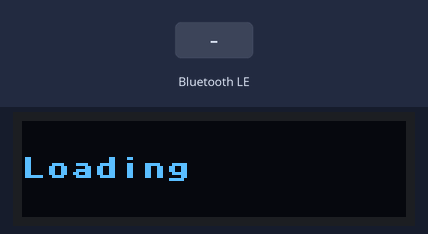
This program was run on a simulated ESP32 board running MicroPython. Shown: 128×32 one-colour display. The inputs (shaded band) are chosen by the test bench. Files the program writes start out absent; nothing arrives over Bluetooth unless stated; library files of the repository ran but are not shown: ssd1306.py; what the program prints to the serial console is not drawn.

Above: at 0.2 s.
At 3.3 s:
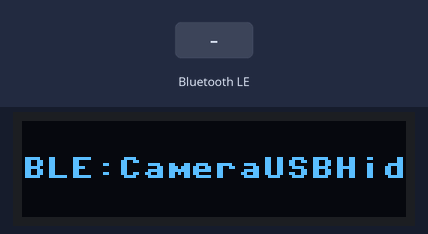
3.4 s: "," written over Bluetooth
At 4.6 s:
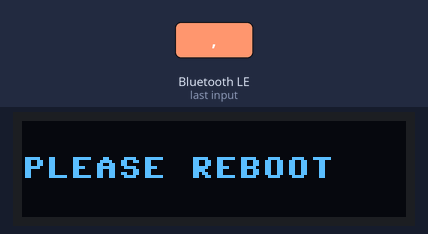
4.9 s: "BLE" written over Bluetooth
6.4 s: "1" written over Bluetooth
Timing chart, 0 to 9.4 s (numbered marks = the images above; inputs shaded):
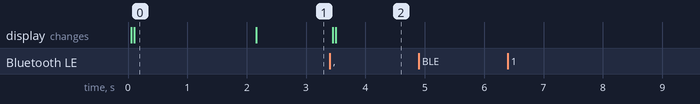

The program:

main_ble.py
```python
import ujson as json
import uos as os
import network
import usocket as socket
import time
from machine import Pin, UART, I2C
from ssd1306 import SSD1306_I2C
import bluetooth

# 配置 UART
uart = UART(1, baudrate=9600, tx=Pin(0), rx=Pin(1))
i2c = I2C(0, scl=Pin(5), sda=Pin(4), freq=100000)
oled = SSD1306_I2C(128, 32, i2c)

# 配置蓝牙相关信息
ble = bluetooth.BLE()  # 创建BLE设备
BLE_NAME = "CameraUSBHid"  # 蓝牙名称
adv_mode = bytearray(b'\x02\x01\x06')  # 正常蓝牙模式, ad struct 1

# 配置服务器监听IP
IP_self = "0.0.0.0"

# 默认配网信息
cfg_dict_default = {  # 默认字典
    "BLE": 1,  # 默认蓝牙配网模式
    "SSID": "",  # 默认没有wifi信息
    "PASSWORD": "",  # 默认没有wifi密码
}
config = {}  # 配置信息


# ***************** 开机状态设置 ***************
def load_config():
    # 开机初始化配置文件信息
    cfg_dict = cfg_dict_default.copy()
    # 检查文件是否存在
    if 'cfg.json' in os.listdir():
        with open('cfg.json', 'r') as f:
            loaded_data = json.load(f)
        # 验证读取的数据是否是字典类型
        if isinstance(loaded_data, dict):
            cfg_dict.update(loaded_data)

    # 配置为蓝牙配网状态，写入文件
    with open('cfg.json', 'w') as f:
        json.dump(cfg_dict_default, f)

    # 等待2秒，此时重启，下次读取数据时，会变为蓝牙配网模式
    oled.fill(0)
    oled.text("Loading", 0, 12)
    oled.show()
    time.sleep(2)

    # 2s内没有重启，还原数据模式
    with open('cfg.json', 'w') as f:
        json.dump(cfg_dict, f)

    return cfg_dict


# ***************** 蓝牙配网状态设置 ***************
# BLE相应时间
def ble_irq(event, data):  # 蓝牙中断函数
    if event == 1:  # 蓝牙已连接
        # 作为外设设备，一旦被中心设备连接之后就无法再被其他设备连接，所以conn_handle只能为0
        conn_handle, addr_type, addr = data
        print(f"fd = [{conn_handle}] connect")
        oled.fill(0)
        oled.text("BLE Connect", 0, 12)
        oled.show()

    elif event == 2:  # 蓝牙断开连接
        conn_handle, addr_type, addr = data
        print(f"fd = [{conn_handle}] disconnect")
        ble.gap_advertise(100, adv_data=adv_data)
        oled.fill(0)
        oled.text("BLE Disconnect", 0, 12)
        oled.show()

    elif event == 3:  # 收到数据
        # 作为中心设备，可能会连接很多外设设备，即各种各样的服务，例如hid服务，env服务，battery服务等，通过conn_handle来区分是哪个设备（服务）发来的数据
        # 通过attr_handle来区分收到的是哪个特性的数据
        conn_handle, attr_handle = data
        print(f"fd = [{conn_handle}], char = [{attr_handle}] recive msg")
        buffer = ble.gatts_read(attr_handle)
        msg = buffer.decode('UTF-8').strip()
        print(msg)
        if msg.count(",") == 1:
            SSID, PASSWORD = msg.split(",")
            config["BLE"] = 0
            config["SSID"] = SSID
            config["PASSWORD"] = PASSWORD
            with open('cfg.json', 'w') as f:
                json.dump(config, f)
            oled.fill(0)
            oled.text("PLEASE REBOOT", 0, 12)
            oled.show()


def connect_to_ble():
    ble.active(True)  # 打开BLE
    adv_mode = bytearray(b'\x02\x01\x06')  # 正常蓝牙模式, ad struct 1

    name = BLE_NAME.encode()  # 编码成utf-8格式
    adv_name = bytearray((len(name) + 1, 0x09)) + name  # 0x09是蓝牙名称,ad struct 2
    adv_data = adv_mode + adv_name

    UART_UUID = bluetooth.UUID('6E400001-B5A3-F393-E0A9-E50E24DCCA9E')
    UART_TX = (bluetooth.UUID('6E400003-B5A3-F393-E0A9-E50E24DCCA9E'), bluetooth.FLAG_READ | bluetooth.FLAG_NOTIFY,)
    UART_RX = (bluetooth.UUID('6E400002-B5A3-F393-E0A9-E50E24DCCA9E'), bluetooth.FLAG_WRITE,)
    UART_SERVICE = (UART_UUID, (UART_TX, UART_RX,),)
    SERVICES = (UART_SERVICE,)
    ((tx, rx,),) = ble.gatts_register_services(SERVICES)

    ble.gap_advertise(100, adv_data=adv_data)

    oled.fill(0)
    oled.text("BLE:" + BLE_NAME, 0, 12)
    oled.show()

    ble.irq(ble_irq)

    while (1):
        time.sleep(0.1)


# ***************** WIFI通讯设置 ***************
def connect_to_wifi(ssid, password):
    oled.fill(0)
    oled.text("Connecting WIFI", 0, 12)
    oled.show()

    wlan = network.WLAN(network.STA_IF)
    wlan.active(True)
    if wlan.isconnected():
        print('当前已连接到 Wi-Fi，正在断开连接...')
        wlan.disconnect()
    wlan.connect(ssid, password)
    while not wlan.isconnected():
        time.sleep(1)
        print("connecting")
    print('WiFi connected')
    print('IP address:', wlan.ifconfig()[0])
    IP_self = wlan.ifconfig()[0]

    oled.fill(0)
    oled.text(wlan.ifconfig()[0], 0, 12)
    oled.show()


def flush_uart_buffer():
    while uart.any():
        uart.read()  # 一次性读取所有积压数据


def start_server():
    # 创建套接字并绑定到端口80 TCP
    s = socket.socket(socket.AF_INET, socket.SOCK_STREAM)
    s.bind(('', 80))
    s.listen(5)
    print('Listening on socket...')

    while True:
        print("Listening")
        conn, addr = s.accept()
        print('Connected by', addr)
        request = conn.recv(1024)
        print('Receive:', request)

        conn.close()

        # 转发给CH9329
        uart.write(request)
        flush_uart_buffer()  # 清空未读数据


def main():
    # 使用示例
    global config
    config = load_config()
    print(config)
    if_ble_model = config.get('BLE', 1)  # 默认为配网模式
    if if_ble_model == 1:
        connect_to_ble()
    else:
        # 连接到 Wi-Fi， WIFI名称、密码
        Wifi_Name = config.get('SSID', "******")
        Wifi_Password = config.get('PASSWORD', "******")
        connect_to_wifi(Wifi_Name, Wifi_Password)
        # 启动服务器
        start_server()


if __name__ == '__main__':
    main()
```

Measured:
- after the input at 3.4 s, the display: first changes after 0.05 s (image 2 shows a later state)
- after the input at 4.9 s, every drawn part: stays the same
- after the input at 6.4 s, every drawn part: stays the same
- what the display in image 0 shows lasts 2.1 s, from 0.1 s to 2.2 s
